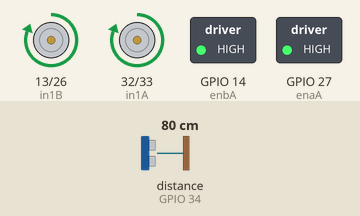
A sketch run on a simulated ESP32. Parts: motor-driver pin pairs drawn as motors (green arrow = first pin HIGH = forward, orange = second pin HIGH = backward, longer = more drive), switched loads named in the sketch (green lamp = pin HIGH). Wiring (inferred from the names in the program): ultrasonic range finder: trigger GPIO 25; echo GPIO 34. The inputs (shaded band) are chosen by the test bench; at power-on: distance to the obstacle (sensor on GPIO 34) 80 cm. The echo pulse lasts 58.3 µs per cm; pins used as bus, display or sensor lines are not drawn.

Above: at 1.2 s.
1.3 s: distance to the obstacle (sensor on GPIO 34) set to 34 cm
2.8 s: distance to the obstacle (sensor on GPIO 34) set to 28 cm
At 3.9 s:
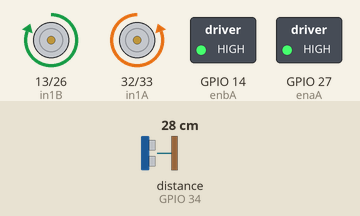
5.8 s: distance to the obstacle (sensor on GPIO 34) set to 35 cm
At 6.9 s:
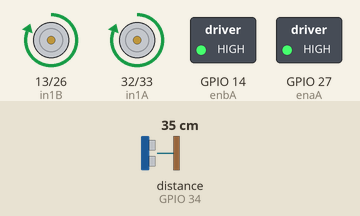
7.7 s: distance to the obstacle (sensor on GPIO 34) set to 2 cm
At 10.9 s:
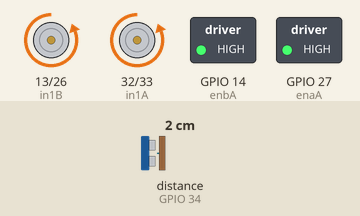
Timing chart, 0 to 11.7 s (numbered marks = the images above; inputs shaded):
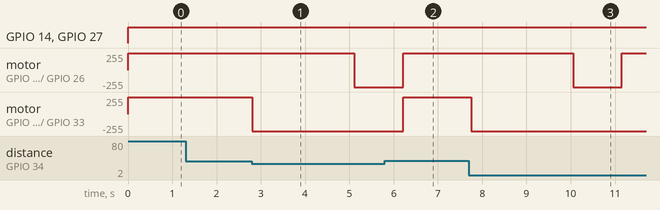

The sketch:

Ultrasonico.ino
```cpp
// Pines del sensor ultrasónico
const int Trigger = 25;
const int Echo = 34;

// Pines para el control de los motores
int in1A = 32, in2A = 33;  // Control para motor izquierdo
int in1B = 13, in2B = 26;  // Control para motor derecho
int enaA = 27, enbA = 14;  // Pines PWM para velocidad de los motores

unsigned int tiempo; //Tiempo únicamente positivo
unsigned int distanciaActual;
int girosDerecha = 0;  // Contador de giros a la derecha

void setup() {
  Serial.begin(115200); // Comunicación serial
  pinMode(Trigger, OUTPUT); // Pin Trigger como salida
  pinMode(Echo, INPUT);     // Pin Echo como entrada
  digitalWrite(Trigger, LOW);

  // Pines de los motores
  pinMode(in1A, OUTPUT);
  pinMode(in2A, OUTPUT);
  pinMode(in1B, OUTPUT);
  pinMode(in2B, OUTPUT);
  pinMode(enaA, OUTPUT);
  pinMode(enbA, OUTPUT);
}

// Función general para mover el carrito
void mover(int dirA, int dirB, int velA, int velB) {
  // Control del sentido del motor izquierdo
  digitalWrite(in1A, dirA == 1 ? LOW : HIGH);
  digitalWrite(in2A, dirA == 1 ? HIGH : LOW);

  // Control del sentido del motor derecho
  digitalWrite(in1B, dirB == 1 ? LOW : HIGH);
  digitalWrite(in2B, dirB == 1 ? HIGH : LOW);

  // Control de la velocidad
  analogWrite(enaA, velA);
  analogWrite(enbA, velB);
}

// Función para detener el carrito
void detener() {
  digitalWrite(in1A, LOW);
  digitalWrite(in2A, LOW);
  digitalWrite(in1B, LOW);
  digitalWrite(in2B, LOW);
}

// Función para medir la distancia con el sensor ultrasónico
unsigned int medirDistancia() {
  digitalWrite(Trigger, HIGH);
  delayMicroseconds(10);          // Enviar pulso de 10us
  digitalWrite(Trigger, LOW);

  tiempo = pulseIn(Echo, HIGH);   // Obtener el tiempo del pulso de vuelta
  return tiempo / 58;             // Convertir tiempo a distancia en cm
}

void loop() {
  distanciaActual = medirDistancia();

  if (distanciaActual > 30) {
    // No hay obstáculo, avanzar y resetear contador de giros
    mover(-1, -1, 255, 255);  // Avanzar a velocidad máxima
    girosDerecha = 0;  // Resetear contador de giros
  } else {
    // Hay obstáculo, girar a la derecha
    mover(1, 0, 255, 255);  // Girar a la derecha
    delay(500);  // Girar por medio segundo
    girosDerecha++;  // Aumentar el contador de giros

    if (girosDerecha >= 4) {
      // Si ya ha girado 4 veces a la derecha, retroceder
      mover(1, 1, 255, 255);  // Retroceder a velocidad máxima
      delay(1000);  // Retroceder por 1 segundo
      girosDerecha = 0;  // Resetear contador de giros después de retroceder
    }
  }

  delay(100); // Pequeña pausa antes de la siguiente verificación
}
```

Measured:
- the behaviour switches between 31 and 30 cm on distance to the obstacle (sensor on GPIO 34) (found by bisection; images 0 and 1)
- after the input at 1.3 s, every drawn part: stays the same
- after the input at 2.8 s, motor on GPIO 13 (in1B) / GPIO 26 (in2B): forward 255/255 → backward 255/255 after 2.3 s; motor on GPIO 32 (in1A) / GPIO 33 (in2A): forward 255/255 → backward 255/255 at once
- after the input at 5.8 s, motor on GPIO 32 (in1A) / GPIO 33 (in2A): backward 255/255 → forward 255/255 after 0.41 s
- after the input at 7.7 s, motor on GPIO 13 (in1B) / GPIO 26 (in2B): forward 255/255 → backward 255/255 after 2.4 s, → forward 255/255 1.1 s later; motor on GPIO 32 (in1A) / GPIO 33 (in2A): forward 255/255 → backward 255/255 after 0.05 s
